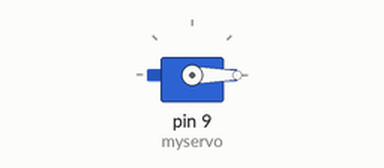
This sketch was run on a simulated Arduino Uno, built with avr-gcc and run on an emulated ATmega328P. Parts: servo.

Above: at 0.1 s.
At 1.1 s:
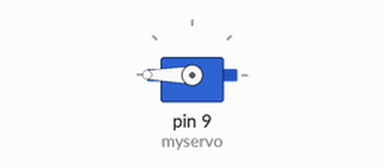
Timing chart, 0 to 2.6 s (numbered marks = the images above):
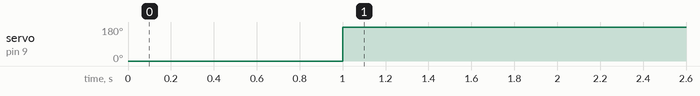

Measured:
- by itself, servo on pin 9 (myservo): 0° → 180° at 1.0 s

The sketch:

servoteste1.ino
```cpp
#include <Servo.h>

Servo myservo;  // create servo object to control a servo
// twelve servo objects can be created on most boards

int pos = 0;    // variable to store the servo position

void setup() {
  myservo.attach(9);  // attaches the servo on pin 9 to the servo object
  pos = 0;
  myservo.write(pos);
  delay(1000);
  pos = 360;
  myservo.write(pos);


}

void loop() {


}
```
